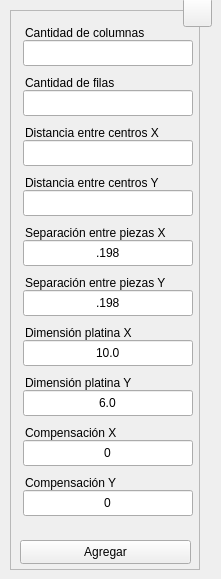
  <widget class="QWidget" name="centralwidget">
   <widget class="QFrame" name="frame">
    <property name="geometry">
     <rect>
      <x>10</x>
      <y>10</y>
      <width>190</width>
      <height>560</height>
     </rect>
    </property>
    <property name="sizePolicy">
     <sizepolicy hsizetype="Fixed" vsizetype="Fixed">
      <horstretch>0</horstretch>
      <verstretch>0</verstretch>
     </sizepolicy>
    </property>
    <property name="minimumSize">
     <size>
      <width>190</width>
      <height>560</height>
     </size>
    </property>
    <property name="maximumSize">
     <size>
      <width>190</width>
      <height>560</height>
     </size>
    </property>
    <property name="frameShape">
     <enum>QFrame::StyledPanel</enum>
    </property>
    <property name="frameShadow">
     <enum>QFrame::Raised</enum>
    </property>
    <widget class="QLineEdit" name="tbx_col_qty">
     <property name="geometry">
      <rect>
       <x>13</x>
       <y>30</y>
       <width>170</width>
       <height>26</height>
      </rect>
     </property>
     <property name="minimumSize">
      <size>
       <width>170</width>
       <height>0</height>
      </size>
     </property>
     <property name="maximumSize">
      <size>
       <width>170</width>
       <height>16777215</height>
      </size>
     </property>
     <property name="toolTip">
      <string>Digite el texto del comentario</string>
     </property>
     <property name="statusTip">
      <string/>
     </property>
     <property name="alignment">
      <set>Qt::AlignCenter</set>
     </property>
     <property name="placeholderText">
      <string/>
     </property>
    </widget>
    <widget class="QLabel" name="lbl_col_qty">
     <property name="enabled">
      <bool>true</bool>
     </property>
     <property name="geometry">
      <rect>
       <x>15</x>
       <y>10</y>
       <width>131</width>
       <height>26</height>
      </rect>
     </property>
     <property name="text">
      <string>Cantidad de columnas</string>
     </property>
     <property name="buddy">
      <cstring>lbl_col_qty</cstring>
     </property>
    </widget>
    <widget class="QLabel" name="lbl_col_space">
     <property name="enabled">
      <bool>true</bool>
     </property>
     <property name="geometry">
      <rect>
       <x>15</x>
       <y>110</y>
       <width>140</width>
       <height>26</height>
      </rect>
     </property>
     <property name="text">
      <string>Distancia entre centros X</string>
     </property>
     <property name="buddy">
      <cstring>lbl_col_space</cstring>
     </property>
    </widget>
    <widget class="QPushButton" name="btn_save">
     <property name="geometry">
      <rect>
       <x>10</x>
       <y>530</y>
       <width>171</width>
       <height>24</height>
      </rect>
     </property>
     <property name="sizePolicy">
      <sizepolicy hsizetype="Expanding" vsizetype="Expanding">
       <horstretch>0</horstretch>
       <verstretch>0</verstretch>
      </sizepolicy>
     </property>
     <property name="minimumSize">
      <size>
       <width>88</width>
       <height>0</height>
      </size>
     </property>
     <property name="toolTip">
      <string>Agregar los datos al programa CNC</string>
     </property>
     <property name="statusTip">
      <string/>
     </property>
     <property name="text">
      <string>Agregar</string>
     </property>
     <property name="shortcut">
      <string>Ctrl+S</string>
     </property>
     <property name="autoDefault">
      <bool>true</bool>
     </property>
    </widget>
    <widget class="QLineEdit" name="tbx_col_space">
     <property name="geometry">
      <rect>
       <x>13</x>
       <y>130</y>
       <width>170</width>
       <height>26</height>
      </rect>
     </property>
     <property name="minimumSize">
      <size>
       <width>170</width>
       <height>0</height>
      </size>
     </property>
     <property name="maximumSize">
      <size>
       <width>170</width>
       <height>16777215</height>
      </size>
     </property>
     <property name="toolTip">
      <string>Digite el texto del comentario</string>
     </property>
     <property name="statusTip">
      <string/>
     </property>
     <property name="alignment">
      <set>Qt::AlignCenter</set>
     </property>
     <property name="placeholderText">
      <string/>
     </property>
    </widget>
    <widget class="QLineEdit" name="tbx_row_qty">
     <property name="geometry">
      <rect>
       <x>13</x>
       <y>80</y>
       <width>170</width>
       <height>26</height>
      </rect>
     </property>
     <property name="minimumSize">
      <size>
       <width>170</width>
       <height>0</height>
      </size>
     </property>
     <property name="maximumSize">
      <size>
       <width>170</width>
       <height>16777215</height>
      </size>
     </property>
     <property name="toolTip">
      <string>Digite el texto del comentario</string>
     </property>
     <property name="statusTip">
      <string/>
     </property>
     <property name="alignment">
      <set>Qt::AlignCenter</set>
     </property>
     <property name="placeholderText">
      <string/>
     </property>
    </widget>
    <widget class="QLabel" name="lbl_row_qty">
     <property name="enabled">
      <bool>true</bool>
     </property>
     <property name="geometry">
      <rect>
       <x>15</x>
       <y>60</y>
       <width>101</width>
       <height>26</height>
      </rect>
     </property>
     <property name="text">
      <string>Cantidad de filas</string>
     </property>
     <property name="buddy">
      <cstring>lbl_col_space</cstring>
     </property>
    </widget>
    <widget class="QLineEdit" name="tbx_row_space">
     <property name="geometry">
      <rect>
       <x>13</x>
       <y>180</y>
       <width>170</width>
       <height>26</height>
      </rect>
     </property>
     <property name="minimumSize">
      <size>
       <width>170</width>
       <height>0</height>
      </size>
     </property>
     <property name="maximumSize">
      <size>
       <width>170</width>
       <height>16777215</height>
      </size>
     </property>
     <property name="toolTip">
      <string>Digite el texto del comentario</string>
     </property>
     <property name="statusTip">
      <string/>
     </property>
     <property name="alignment">
      <set>Qt::AlignCenter</set>
     </property>
     <property name="placeholderText">
      <string/>
     </property>
    </widget>
    <widget class="QLabel" name="lbl_row_space">
     <property name="enabled">
      <bool>true</bool>
     </property>
     <property name="geometry">
      <rect>
       <x>15</x>
       <y>160</y>
       <width>140</width>
       <height>26</height>
      </rect>
     </property>
     <property name="text">
      <string>Distancia entre centros Y</string>
     </property>
     <property name="buddy">
      <cstring>lbl_col_space</cstring>
     </property>
    </widget>
    <widget class="QLabel" name="lbl_x_space">
     <property name="enabled">
      <bool>true</bool>
     </property>
     <property name="geometry">
      <rect>
       <x>15</x>
       <y>210</y>
       <width>141</width>
       <height>26</height>
      </rect>
     </property>
     <property name="text">
      <string>Separación entre piezas X</string>
     </property>
     <property name="buddy">
      <cstring>lbl_col_space</cstring>
     </property>
    </widget>
    <widget class="QLineEdit" name="tbx_x_space">
     <property name="geometry">
      <rect>
       <x>13</x>
       <y>230</y>
       <width>170</width>
       <height>26</height>
      </rect>
     </property>
     <property name="minimumSize">
      <size>
       <width>170</width>
       <height>0</height>
      </size>
     </property>
     <property name="maximumSize">
      <size>
       <width>170</width>
       <height>16777215</height>
      </size>
     </property>
     <property name="toolTip">
      <string>Digite el texto del comentario</string>
     </property>
     <property name="statusTip">
      <string/>
     </property>
     <property name="text">
      <string>.198</string>
     </property>
     <property name="alignment">
      <set>Qt::AlignCenter</set>
     </property>
     <property name="placeholderText">
      <string/>
     </property>
    </widget>
    <widget class="QLineEdit" name="tbx_y_space">
     <property name="geometry">
      <rect>
       <x>13</x>
       <y>280</y>
       <width>170</width>
       <height>26</height>
      </rect>
     </property>
     <property name="minimumSize">
      <size>
       <width>170</width>
       <height>0</height>
      </size>
     </property>
     <property name="maximumSize">
      <size>
       <width>170</width>
       <height>16777215</height>
      </size>
     </property>
     <property name="toolTip">
      <string>Digite el texto del comentario</string>
     </property>
     <property name="statusTip">
      <string/>
     </property>
     <property name="text">
      <string>.198</string>
     </property>
     <property name="alignment">
      <set>Qt::AlignCenter</set>
     </property>
     <property name="placeholderText">
      <string/>
     </property>
    </widget>
    <widget class="QLabel" name="lbl_y_space">
     <property name="enabled">
      <bool>true</bool>
     </property>
     <property name="geometry">
      <rect>
       <x>15</x>
       <y>260</y>
       <width>141</width>
       <height>26</height>
      </rect>
     </property>
     <property name="text">
      <string>Separación entre piezas Y</string>
     </property>
     <property name="buddy">
      <cstring>lbl_col_space</cstring>
     </property>
    </widget>
    <widget class="QLabel" name="lbl_x_dim">
     <property name="enabled">
      <bool>true</bool>
     </property>
     <property name="geometry">
      <rect>
       <x>15</x>
       <y>310</y>
       <width>115</width>
       <height>26</height>
      </rect>
     </property>
     <property name="text">
      <string>Dimensión platina X</string>
     </property>
     <property name="buddy">
      <cstring>lbl_col_space</cstring>
     </property>
    </widget>
    <widget class="QLineEdit" name="tbx_x_dim">
     <property name="geometry">
      <rect>
       <x>13</x>
       <y>330</y>
       <width>170</width>
       <height>26</height>
      </rect>
     </property>
     <property name="minimumSize">
      <size>
       <width>170</width>
       <height>0</height>
      </size>
     </property>
     <property name="maximumSize">
      <size>
       <width>170</width>
       <height>16777215</height>
      </size>
     </property>
     <property name="toolTip">
      <string>Digite el texto del comentario</string>
     </property>
     <property name="statusTip">
      <string/>
     </property>
     <property name="text">
      <string>10.0</string>
     </property>
     <property name="alignment">
      <set>Qt::AlignCenter</set>
     </property>
     <property name="placeholderText">
      <string/>
     </property>
    </widget>
    <widget class="QLineEdit" name="tbx_y_dim">
     <property name="geometry">
      <rect>
       <x>13</x>
       <y>380</y>
       <width>170</width>
       <height>26</height>
      </rect>
     </property>
     <property name="minimumSize">
      <size>
       <width>170</width>
       <height>0</height>
      </size>
     </property>
     <property name="maximumSize">
      <size>
       <width>170</width>
       <height>16777215</height>
      </size>
     </property>
     <property name="toolTip">
      <string>Digite el texto del comentario</string>
     </property>
     <property name="statusTip">
      <string/>
     </property>
     <property name="text">
      <string>6.0</string>
     </property>
     <property name="alignment">
      <set>Qt::AlignCenter</set>
     </property>
     <property name="placeholderText">
      <string/>
     </property>
    </widget>
    <widget class="QLabel" name="lbl_y_dim">
     <property name="enabled">
      <bool>true</bool>
     </property>
     <property name="geometry">
      <rect>
       <x>15</x>
       <y>360</y>
       <width>115</width>
       <height>26</height>
      </rect>
     </property>
     <property name="text">
      <string>Dimensión platina Y</string>
     </property>
     <property name="buddy">
      <cstring>lbl_col_space</cstring>
     </property>
    </widget>
    <widget class="QLineEdit" name="tbx_x_com">
     <property name="geometry">
      <rect>
       <x>13</x>
       <y>430</y>
       <width>170</width>
       <height>26</height>
      </rect>
     </property>
     <property name="minimumSize">
      <size>
       <width>170</width>
       <height>0</height>
      </size>
     </property>
     <property name="maximumSize">
      <size>
       <width>170</width>
       <height>16777215</height>
      </size>
     </property>
     <property name="toolTip">
      <string>Digite el texto del comentario</string>
     </property>
     <property name="statusTip">
      <string/>
     </property>
     <property name="text">
      <string>0</string>
     </property>
     <property name="alignment">
      <set>Qt::AlignCenter</set>
     </property>
     <property name="placeholderText">
      <string/>
     </property>
    </widget>
    <widget class="QLabel" name="lbl_x_com">
     <property name="enabled">
      <bool>true</bool>
     </property>
     <property name="geometry">
      <rect>
       <x>15</x>
       <y>410</y>
       <width>101</width>
       <height>26</height>
      </rect>
     </property>
     <property name="text">
      <string>Compensación X</string>
     </property>
     <property name="buddy">
      <cstring>lbl_col_space</cstring>
     </property>
    </widget>
    <widget class="QLineEdit" name="tbx_y_com">
     <property name="geometry">
      <rect>
       <x>13</x>
       <y>480</y>
       <width>170</width>
       <height>26</height>
      </rect>
     </property>
     <property name="minimumSize">
      <size>
       <width>170</width>
       <height>0</height>
      </size>
     </property>
     <property name="maximumSize">
      <size>
       <width>170</width>
       <height>16777215</height>
      </size>
     </property>
     <property name="toolTip">
      <string>Digite el texto del comentario</string>
     </property>
     <property name="statusTip">
      <string/>
     </property>
     <property name="text">
      <string>0</string>
     </property>
     <property name="alignment">
      <set>Qt::AlignCenter</set>
     </property>
     <property name="placeholderText">
      <string/>
     </property>
    </widget>
    <widget class="QLabel" name="lbl_y_com">
     <property name="enabled">
      <bool>true</bool>
     </property>
     <property name="geometry">
      <rect>
       <x>15</x>
       <y>460</y>
       <width>101</width>
       <height>26</height>
      </rect>
     </property>
     <property name="text">
      <string>Compensación Y</string>
     </property>
     <property name="buddy">
      <cstring>lbl_col_space</cstring>
     </property>
    </widget>
    <zorder>tbx_col_qty</zorder>
    <zorder>lbl_col_qty</zorder>
    <zorder>btn_save</zorder>
    <zorder>tbx_col_space</zorder>
    <zorder>lbl_col_space</zorder>
    <zorder>tbx_row_qty</zorder>
    <zorder>lbl_row_qty</zorder>
    <zorder>tbx_row_space</zorder>
    <zorder>lbl_row_space</zorder>
    <zorder>tbx_x_space</zorder>
    <zorder>tbx_y_space</zorder>
    <zorder>lbl_y_space</zorder>
    <zorder>tbx_x_dim</zorder>
    <zorder>lbl_x_space</zorder>
    <zorder>lbl_x_dim</zorder>
    <zorder>tbx_y_dim</zorder>
    <zorder>lbl_y_dim</zorder>
    <zorder>tbx_x_com</zorder>
    <zorder>lbl_x_com</zorder>
    <zorder>tbx_y_com</zorder>
    <zorder>lbl_y_com</zorder>
   </widget>
   <widget class="QToolButton" name="btn_help">
    <property name="geometry">
     <rect>
      <x>183</x>
      <y>-2</y>
      <width>29</width>
      <height>29</height>
     </rect>
    </property>
    <property name="font">
     <font>
      <pointsize>20</pointsize>
      <bold>true</bold>
     </font>
    </property>
    <property name="text">
     <string/>
    </property>
    <property name="icon">
     <iconset resource="../../resources/resources.qrc">
      <normaloff>:/icons/question.png</normaloff>:/icons/question.png</iconset>
    </property>
    <property name="iconSize">
     <size>
      <width>20</width>
      <height>20</height>
     </size>
    </property>
    <property name="shortcut">
     <string>F1</string>
    </property>
   </widget>
  </widget>
